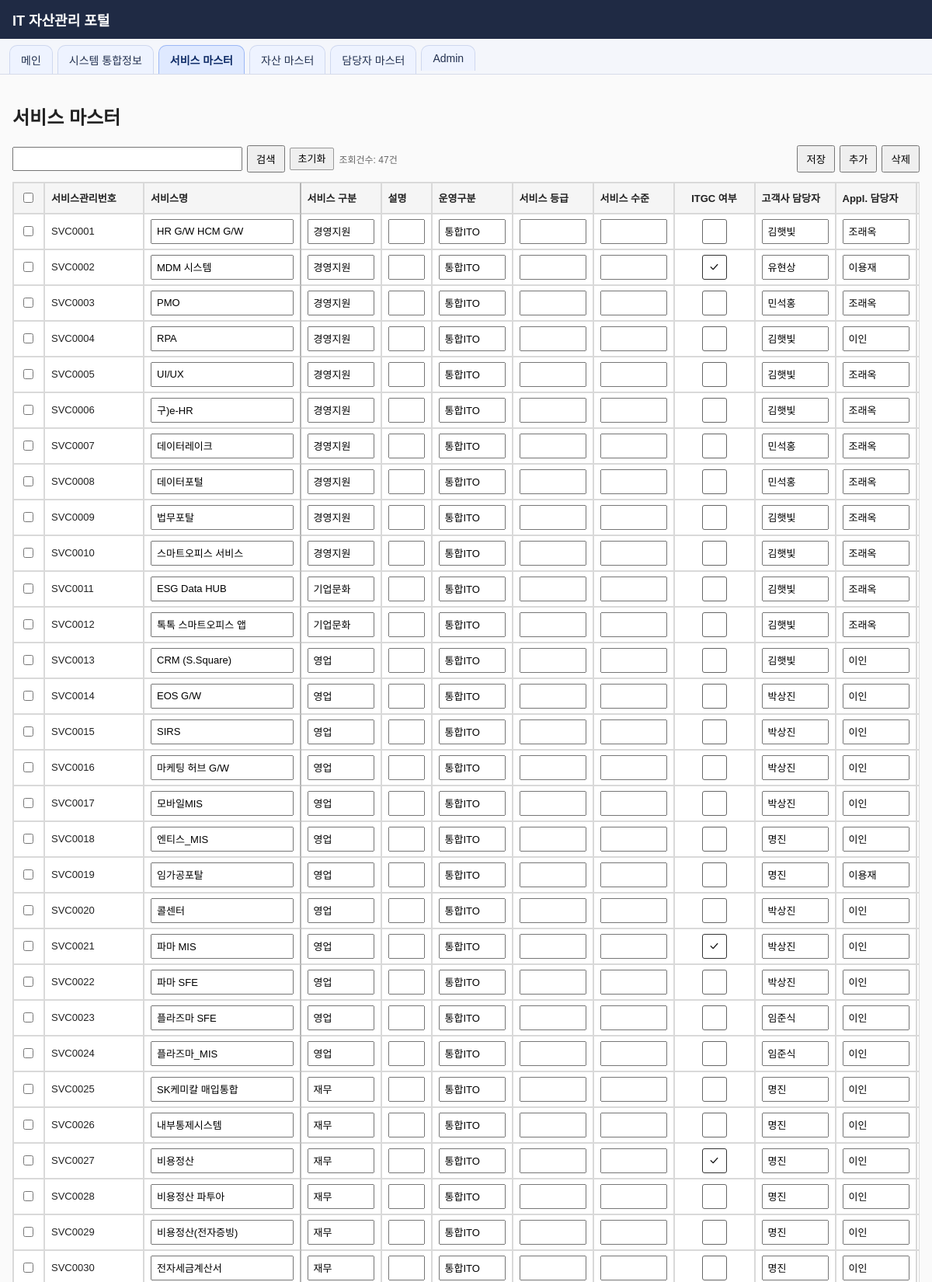
Page /masters/services/ (signed in, upper part) on the committed database.
### masters/models.py (models this page shows, shortened)
class ServiceMaster(models.Model):
    service_mgmt_no = models.CharField("서비스관리번호", max_length=20, unique=True, blank=True, editable=False)
    category = models.CharField("구분", max_length=100, blank=True)
    name = models.CharField("서비스명", max_length=200)
    system_type = models.CharField("시스템 구분", max_length=100, blank=True)
    description = models.TextField("설명", blank=True)
    operation_type = models.CharField("운영구분", max_length=50, blank=True)
    service_grade = models.CharField("서비스 등급", max_length=50, blank=True)
    service_level = models.CharField("서비스 수준", max_length=50, blank=True)
    customer_owner = models.CharField("고객사 담당자", max_length=100, blank=True)
    appl_owner = models.CharField("Appl. 담당자", max_length=100, blank=True)
    partner_operator = models.CharField("Appl. 운영자", max_length=100, blank=True)
    server_owner = models.CharField("서버 담당자", max_length=100, blank=True)
    db_owner = models.CharField("DB 담당자", max_length=100, blank=True)
    owner_company = models.CharField("담당 회사", max_length=100, blank=True)
    owner_dept = models.CharField("담당 부서", max_length=100, blank=True)
    owner_manager = models.CharField("담당 팀장", max_length=100, blank=True)
    owner_person = models.CharField("담당자", max_length=100, blank=True)
    opened_at = models.DateField("서비스 오픈일", null=True, blank=True)
    build_type = models.CharField("구축 구분", max_length=100, blank=True)
    dev_language = models.CharField("개발 언어", max_length=100, blank=True)
    dev_framework = models.CharField("개발 F/W", max_length=100, blank=True)
    cloud_type = models.CharField("Cloud 구분", max_length=100, blank=True)
    dbms = models.CharField("DBMS", max_length=100, blank=True)
    scm_tool = models.CharField("형상관리", max_length=100, blank=True)
    deploy_tool = models.CharField("배포도구", max_length=100, blank=True)
    monitoring_tool = models.CharField("모니터링도구", max_length=100, blank=True)
    frontend_stack = models.CharField("Front-End", max_length=200, blank=True)
    backend_stack = models.CharField("Back-End", max_length=200, blank=True)
    infra_env = models.CharField("운영환경", max_length=100, blank=True)
    automation_tool = models.CharField("자동화도구", max_length=100, blank=True)
    monitoring = models.CharField("모니터링", max_length=100, blank=True)
    itgc = models.BooleanField("ITGC 여부", default=False)
    gc = models.BooleanField("GC", default=False)
    pharma = models.BooleanField("파마", default=False)
    plasma = models.BooleanField("플라즈마", default=False)
    mu = models.BooleanField("MU", default=False)
    entis = models.BooleanField("엔티스", default=False)
    daejung = models.BooleanField("대정", default=False)
    dy = models.BooleanField("DY", default=False)
    bs = models.BooleanField("BS", default=False)
    bs_share_ratio = models.DecimalField("BS Share 비율", max_digits=6, decimal_places=2, null=True, blank=True)
    bs_share_note = models.TextField("BS Share 비고", blank=True)
    notes = models.TextField("비고", blank=True)
    extra = models.JSONField("추가필드", default=dict, blank=True)

### web/views.py (the view, shortened to what this page needs)
# urls.py: path("masters/services/", views.service_master_list, name="service_master_list"),
@login_required
@permission_required("masters.view_servicemaster", raise_exception=True)
def service_master_list(request):
    query = request.GET.get("q", "").strip()
    page = request.GET.get("page", "").strip()
    failed_ids = {int(x) for x in request.GET.get("failed_ids", "").split(",") if x.isdigit()}
    row_errors = request.session.pop("row_errors_service", {})
    qs = ServiceMaster.objects.all().order_by("service_mgmt_no", "name")
    if query:
        qs = qs.filter(build_model_text_search_q(ServiceMaster, query))
    paginator = Paginator(qs, 100)
    page_obj = paginator.get_page(request.GET.get("page"))
    return render(
        request,
        "web/service_master_list.html",
        {
            "items": page_obj.object_list,
            "page_obj": page_obj,
            "q": query,
            "failed_ids": failed_ids,
            "row_errors": row_errors,
            "popup_error_summary": summarize_row_errors(row_errors),
        },
    )

### web/templatetags/web_extras.py (called while the page is built)
@register.filter
def lookup(data, key):
    if isinstance(data, dict):
        if key in data:
            return data.get(key)
        str_key = str(key)
        if str_key in data:
            return data.get(str_key)
    return None

### web/views.py (called while the page is built, shortened)
def summarize_row_errors(row_errors):
    if not row_errors:
        return []

### web/templates/web/service_master_list.html (shortened to what this page needs)
{% extends "web/base.html" %}
{% load web_extras %}
{% block content %}
<div class="list-screen">
<h2>서비스 마스터</h2>
<form class="search-box" method="get">
    <input type="text" class="search-input" name="q" value="{{ q }}">
    <button type="submit">검색</button>
    <a class="btn-like" href="{% url 'web:service_master_list' %}">초기화</a>
    <span class="muted">조회건수: {{ page_obj.paginator.count }}건</span>
    <button type="button" id="service-save-btn">저장</button>
    <button type="button" id="service-add-btn">추가</button>
    <button type="button" id="service-delete-btn">삭제</button>
</form>
<form id="service-form" class="list-form" method="post" enctype="multipart/form-data">
    <div class="wrap">
        <table id="service-table">
            <thead>
                <tr>
                    <th class="sticky-col select-col"><input type="checkbox" id="service-check-all"></th>
                    <th class="sticky-col mgmt-col">서비스관리번호</th>
                    <th class="sticky-col service-name-col sticky-boundary">서비스명</th>
                    <th class="col-w col-system-type">서비스 구분</th>
                    <th class="col-w col-description">설명</th>
                    <th class="col-w col-operation-type">운영구분</th>
                    <th class="col-w col-service-grade">서비스 등급</th>
                    <th class="col-w col-service-level">서비스 수준</th>
                    <th class="col-w col-itgc">ITGC 여부</th>
                    <th class="col-w col-customer-owner">고객사 담당자</th>
                    <th class="col-w col-partner-operator">Appl. 담당자</th>
                    <th class="col-w col-appl-owner">Appl. 운영자</th>
                </tr>
            </thead>
            <tbody>
                {% for s in items %}
                <tr>
                    <td class="sticky-col select-col"><input type="checkbox" class="row-check" {% if s.id in failed_ids %}checked{% endif %}></td>
                    <td class="sticky-col mgmt-col">
                        <span class="key-display">{{ s.service_mgmt_no }}</span>
                    </td>
                    <td class="sticky-col service-name-col sticky-boundary"><input type="text" data-field="name" value="{{ s.name }}"></td>
                    <td class="col-w col-system-type"><input type="text" data-field="system_type" value="{{ s.system_type }}"></td>
                    <td class="col-w col-description"><input type="text" data-field="description" value="{{ s.description }}"></td>
                    <td class="col-w col-operation-type"><input type="text" data-field="operation_type" value="{{ s.operation_type }}"></td>
                    <td class="col-w col-service-grade"><input type="text" data-field="service_grade" value="{{ s.service_grade }}"></td>
                    <td class="col-w col-service-level"><input type="text" data-field="service_level" value="{{ s.service_level }}"></td>
                    <td class="col-w col-itgc"><input type="checkbox" data-field="itgc" {% if s.itgc %}checked{% endif %}></td>
                    <td class="col-w col-customer-owner"><input type="text" data-field="customer_owner" value="{{ s.customer_owner }}"></td>
                    <td class="col-w col-partner-operator"><input type="text" data-field="partner_operator" value="{{ s.partner_operator }}"></td>
                    <td class="col-w col-appl-owner"><span data-display="appl_owner">{{ s.appl_owner }}</span></td>
                </tr>
                {% empty %}
                <tr><td colspan="36">등록된 서비스가 없습니다.</td></tr>
                {% endfor %}
            </tbody>
        </table>
    </div>
</form>
</div>
{% endblock %}

### web/templates/web/base.html (style rules this page uses)
body { font-family: Arial, sans-serif; margin: 0; background: #fafafa; color: #222; }
.muted { color: #666; font-size: 12px; }
.search-box { margin-bottom: 12px; display: flex; align-items: center; gap: 6px; flex-wrap: nowrap; }
.search-box .search-input { width: 280px; flex: 0 0 auto; }
.search-box .btn-like { display: inline-block; padding: 6px 10px; border: 1px solid #999; border-radius: 2px; background: #efefef; color: #000; text-decoration: none; line-height: 1.2; font-size: 13px; cursor: pointer; }
.list-screen { display: flex; flex-direction: column; min-height: 0; height: calc(100vh - 170px); }
.list-screen > form.list-form { display: flex; flex-direction: column; min-height: 0; flex: 1; }
input[type="text"] { width: 360px; max-width: 100%; padding: 6px; }
button { padding: 6px 10px; }
table { border-collapse: collapse; width: 100%; font-size: 13px; background: #fff; }
th, td { border: 1px solid #d9d9d9; padding: 6px 8px; text-align: left; white-space: nowrap; }
th { background: #f5f5f5; position: sticky; top: 0; z-index: 2; }
.list-screen .wrap table th, .list-screen .wrap table td { height: 40px; box-sizing: border-box; vertical-align: middle; }
.list-screen .wrap table td input[type="text"], .list-screen .wrap table td input[type="date"], .list-screen .wrap table td input[type="number"], .list-screen .wrap table td select { height: 32px; padding-top: 6px; padding-bottom: 6px; font-family: inherit; font-size: inherit; box-sizing: border-box; }
.wrap { overflow: auto; max-height: none; border: 1px solid #d9d9d9; background: #fff; flex: 1; min-height: 0; }

### rows in the picture
ServiceMaster: service_mgmt_no "SVC0001", name "HR G/W HCM G/W", system_type "경영지원", operation_type "통합ITO", customer_owner "김햇빛", partner_operator "조래옥"
ServiceMaster: service_mgmt_no "SVC0002", name "MDM 시스템", system_type "경영지원", operation_type "통합ITO", itgc "☑", customer_owner "유현상", partner_operator "이용재"
ServiceMaster: service_mgmt_no "SVC0003", name "PMO", system_type "경영지원", operation_type "통합ITO", customer_owner "민석홍", partner_operator "조래옥"
ServiceMaster: service_mgmt_no "SVC0004", name "RPA", system_type "경영지원", operation_type "통합ITO", customer_owner "김햇빛", partner_operator "이인"
ServiceMaster: service_mgmt_no "SVC0005", name "UI/UX", system_type "경영지원", operation_type "통합ITO", customer_owner "김햇빛", partner_operator "조래옥"
ServiceMaster: service_mgmt_no "SVC0006", name "구)e-HR", system_type "경영지원", operation_type "통합ITO", customer_owner "김햇빛", partner_operator "조래옥"
ServiceMaster: service_mgmt_no "SVC0007", name "데이터레이크", system_type "경영지원", operation_type "통합ITO", customer_owner "민석홍", partner_operator "조래옥"
ServiceMaster: service_mgmt_no "SVC0008", name "데이터포털", system_type "경영지원", operation_type "통합ITO", customer_owner "민석홍", partner_operator "조래옥"
ServiceMaster: service_mgmt_no "SVC0009", name "법무포탈", system_type "경영지원", operation_type "통합ITO", customer_owner "김햇빛", partner_operator "조래옥"
ServiceMaster: service_mgmt_no "SVC0010", name "스마트오피스 서비스", system_type "경영지원", operation_type "통합ITO", customer_owner "김햇빛", partner_operator "조래옥"
ServiceMaster: service_mgmt_no "SVC0011", name "ESG Data HUB", system_type "기업문화", operation_type "통합ITO", customer_owner "김햇빛", partner_operator "조래옥"
ServiceMaster: service_mgmt_no "SVC0012", name "톡톡 스마트오피스 앱", system_type "기업문화", operation_type "통합ITO", customer_owner "김햇빛", partner_operator "조래옥"
ServiceMaster: service_mgmt_no "SVC0013", name "CRM (S.Square)", system_type "영업", operation_type "통합ITO", customer_owner "김햇빛", partner_operator "이인"
ServiceMaster: service_mgmt_no "SVC0014", name "EOS G/W", system_type "영업", operation_type "통합ITO", customer_owner "박상진", partner_operator "이인"
ServiceMaster: service_mgmt_no "SVC0015", name "SIRS", system_type "영업", operation_type "통합ITO", customer_owner "박상진", partner_operator "이인"
ServiceMaster: service_mgmt_no "SVC0016", name "마케팅 허브 G/W", system_type "영업", operation_type "통합ITO", customer_owner "박상진", partner_operator "이인"
ServiceMaster: service_mgmt_no "SVC0017", name "모바일MIS", system_type "영업", operation_type "통합ITO", customer_owner "박상진", partner_operator "이인"
ServiceMaster: service_mgmt_no "SVC0018", name "엔티스_MIS", system_type "영업", operation_type "통합ITO", customer_owner "명진", partner_operator "이인"
ServiceMaster: service_mgmt_no "SVC0019", name "임가공포탈", system_type "영업", operation_type "통합ITO", customer_owner "명진", partner_operator "이용재"
ServiceMaster: service_mgmt_no "SVC0020", name "콜센터", system_type "영업", operation_type "통합ITO", customer_owner "박상진", partner_operator "이인"
ServiceMaster: service_mgmt_no "SVC0021", name "파마 MIS", system_type "영업", operation_type "통합ITO", itgc "☑", customer_owner "박상진", partner_operator "이인"
ServiceMaster: service_mgmt_no "SVC0022", name "파마 SFE", system_type "영업", operation_type "통합ITO", customer_owner "박상진", partner_operator "이인"
ServiceMaster: service_mgmt_no "SVC0023", name "플라즈마 SFE", system_type "영업", operation_type "통합ITO", customer_owner "임준식", partner_operator "이인"
ServiceMaster: service_mgmt_no "SVC0024", name "플라즈마_MIS", system_type "영업", operation_type "통합ITO", customer_owner "임준식", partner_operator "이인"
ServiceMaster: service_mgmt_no "SVC0025", name "SK케미칼 매입통합", system_type "재무", operation_type "통합ITO", customer_owner "명진", partner_operator "이인"
ServiceMaster: service_mgmt_no "SVC0026", name "내부통제시스템", system_type "재무", operation_type "통합ITO", customer_owner "명진", partner_operator "이인"
ServiceMaster: service_mgmt_no "SVC0027", name "비용정산", system_type "재무", operation_type "통합ITO", itgc "☑", customer_owner "명진", partner_operator "이인"
ServiceMaster: service_mgmt_no "SVC0028", name "비용정산 파투아", system_type "재무", operation_type "통합ITO", customer_owner "명진", partner_operator "이인"
ServiceMaster: service_mgmt_no "SVC0029", name "비용정산(전자증빙)", system_type "재무", operation_type "통합ITO", customer_owner "명진", partner_operator "이인"
ServiceMaster: service_mgmt_no "SVC0030", name "전자세금계산서", system_type "재무", operation_type "통합ITO", customer_owner "명진", partner_operator "이인"

### other values in the picture
{{ page_obj.paginator.count }} "47"
